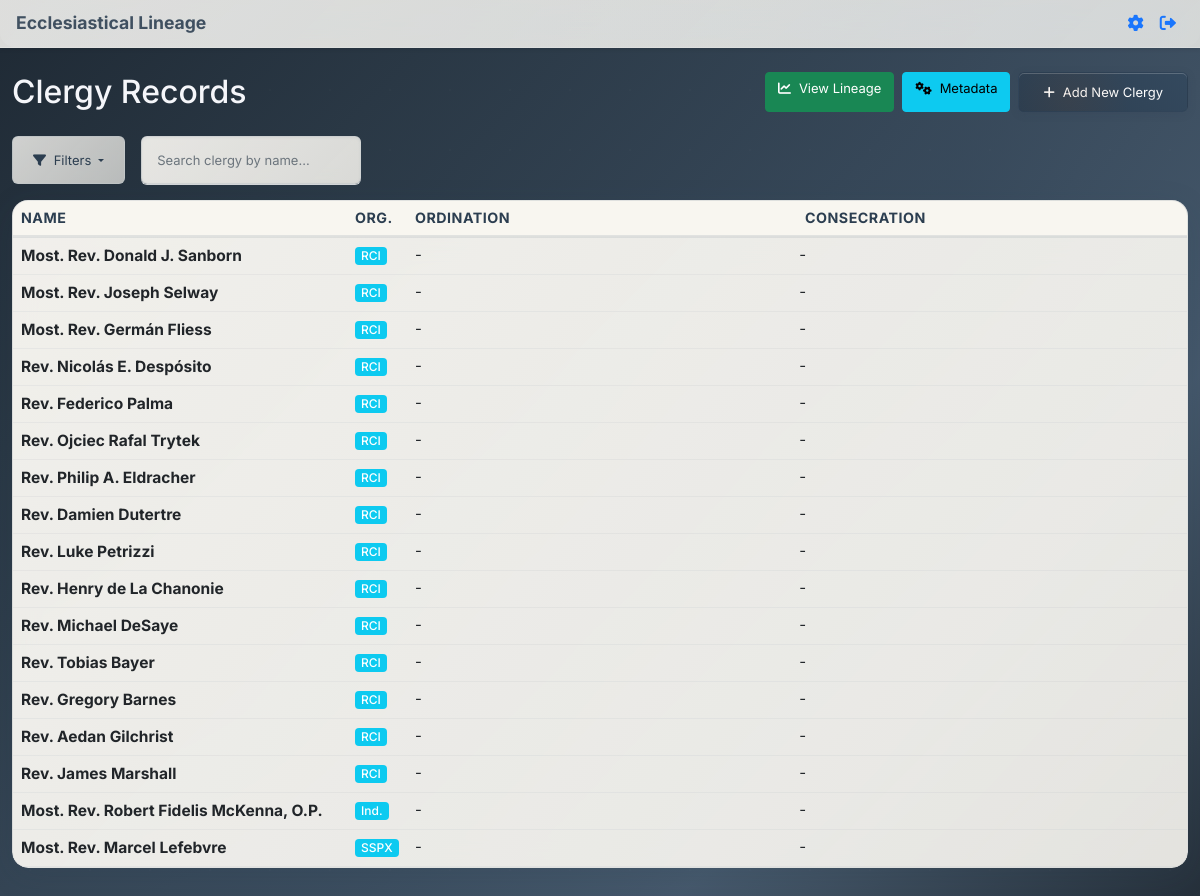
The page /clergy (signed in) on the database its author committed.
### app.py (models this page shows, shortened)
class Clergy(db.Model):
    id = db.Column(db.Integer, primary_key=True)
    name = db.Column(db.String(200), nullable=False)
    rank = db.Column(db.String(100), nullable=False)
    organization = db.Column(db.String(200))
    date_of_birth = db.Column(db.Date)
    date_of_ordination = db.Column(db.Date)
    ordaining_bishop_id = db.Column(db.Integer, db.ForeignKey('clergy.id'))
    date_of_consecration = db.Column(db.Date)
    consecrator_id = db.Column(db.Integer, db.ForeignKey('clergy.id'))
    co_consecrators = db.Column(db.Text)  # JSON array of clergy IDs
    date_of_death = db.Column(db.Date)
    notes = db.Column(db.Text)
    ordaining_bishop = db.relationship('Clergy', foreign_keys=[ordaining_bishop_id], remote_side=[id])
    consecrator = db.relationship('Clergy', foreign_keys=[consecrator_id], remote_side=[id])

class Organization(db.Model):
    id = db.Column(db.Integer, primary_key=True)
    name = db.Column(db.String(200), unique=True, nullable=False)
    abbreviation = db.Column(db.String(20), unique=True)  # Short code for the organization
    description = db.Column(db.Text)
    color = db.Column(db.String(7), nullable=False, default="#27ae60")
    created_at = db.Column(db.DateTime, default=datetime.utcnow)

### app.py (the view, shortened to what this page needs)
@app.route('/clergy')
def clergy_list():
    if 'user_id' not in session:
        flash('Please log in to access clergy records.', 'error')
        return redirect(url_for('login'))
    exclude_priests = request.args.get('exclude_priests') == '1'
    exclude_coconsecrators = request.args.get('exclude_coconsecrators') == '1'
    exclude_organizations = request.args.getlist('exclude_organizations')
    search = request.args.get('search', '').strip()
    query = Clergy.query
    if exclude_priests:
        query = query.filter(Clergy.rank != 'Priest')
    if exclude_organizations:
        query = query.filter(~Clergy.organization.in_(exclude_organizations))
    if search:
        query = query.filter(Clergy.name.ilike(f'%{search}%'))
    clergy_list = query.all()
    for clergy in clergy_list:
        if clergy.rank.lower() == 'bishop':
            clergy.display_name = f"Most. Rev. {clergy.name}"
        elif clergy.rank.lower() == 'priest':
            clergy.display_name = f"Rev. {clergy.name}"
        else:
            clergy.display_name = clergy.name
    organizations = Organization.query.order_by(Organization.name).all()
    org_abbreviation_map = {org.name: org.abbreviation for org in organizations}
    return render_template('clergy_list.html',
                         clergy_list=clergy_list,
                         org_abbreviation_map=org_abbreviation_map,
                         organizations=organizations,
                         exclude_priests=exclude_priests,
                         exclude_coconsecrators=exclude_coconsecrators,
                         exclude_organizations=exclude_organizations,
                         search=search)

### templates/clergy_list.html (shortened to what this page needs)
{% extends "base.html" %}
{% block full_content %}
    <div class="container mt-4">
    <div class="d-flex justify-content-between align-items-center mb-4">
        <h1 class="h2 mb-0">Clergy Records</h1>
        <div class="d-flex gap-2">
            <a href="{{ url_for('lineage_visualization') }}" class="btn btn-success">
                <i class="fas fa-chart-line me-2"></i>View Lineage
            </a>
            <a href="{{ url_for('metadata') }}" class="btn btn-info">
                <i class="fas fa-cogs me-2"></i>Metadata
            </a>
            <a href="{{ url_for('add_clergy') }}" class="btn btn-primary">
                <i class="fas fa-plus me-2"></i>Add New Clergy
            </a>
        </div>
    </div>
    <div class="mb-3 d-flex flex-wrap gap-2 align-items-center">
        <div class="dropdown">
            <button class="btn btn-outline-secondary dropdown-toggle filter-btn" type="button" id="filterDropdown" data-bs-toggle="dropdown" aria-expanded="false">
                <i class="fas fa-filter me-1"></i> Filters
            </button>
        </div>
        <form class="d-flex align-items-center ms-2 position-relative" id="searchForm" autocomplete="off" onsubmit="return false;">
            <input type="text" class="form-control search-input-wide" name="search" id="clergySearchInput" placeholder="Search clergy by name..." value="{{ search }}" autocomplete="off">
        </form>
    </div>
    {% if clergy_list %}
        <div class="sticky-table-outer-card">
            <table class="table mb-0 sticky-table sticky-table-header">
                <thead class="table-dark">
                    <tr>
                        <th class="table-header-small name-col">Name</th>
                        <th class="table-header-small org-col">Org.</th>
                        <th class="table-header-small">Ordination</th>
                        <th class="table-header-small">Consecration</th>
                    </tr>
                </thead>
            </table>
            <div class="sticky-table-container">
                <table class="table mb-0 sticky-table sticky-table-body">
                    <tbody id="clergyTableBody">
                        {% for clergy in clergy_list %}
                        <tr>
                            <td class="name-col">
                                <strong>{{ clergy.display_name }}</strong>
                            </td>
                            <td class="org-col">
                                {% if clergy.organization %}
                                    {% if org_abbreviation_map.get(clergy.organization) %}
                                        <span class="badge bg-info">{{ org_abbreviation_map.get(clergy.organization) }}</span>
                                    {% else %}
                                        {{ clergy.organization }}
                                    {% endif %}
                                {% else %}
                                    -
                                {% endif %}
                            </td>
                            <td>{{ clergy.date_of_ordination.strftime('%Y-%m-%d') if clergy.date_of_ordination else '-' }}</td>
                            <td>{{ clergy.date_of_consecration.strftime('%Y-%m-%d') if clergy.date_of_consecration else '-' }}</td>
                            <td>
                            </td>
                        </tr>
                        {% endfor %}
                    </tbody>
                </table>
            </div>
        </div>
    {% endif %}
    </div>
{% endblock %}

### templates/base.html (shortened to what this page needs)
<!DOCTYPE html>
<html lang="en">
<head>
    <link href="https://cdn.jsdelivr.net/npm/bootstrap@5.1.3/dist/css/bootstrap.min.css" rel="stylesheet">
    <link href="https://cdnjs.cloudflare.com/ajax/libs/font-awesome/6.0.0/css/all.min.css" rel="stylesheet">
    <link href="{{ url_for('static', filename='css/main.css') }}" rel="stylesheet">
</head>
<body>
    {% include 'navbar.html' %}
    {% block full_content %}{% endblock %}
</body>
</html>

### templates/navbar.html (shortened to what this page needs)
<nav class="navbar navbar-expand-lg navbar-light bg-light shadow-sm" style="position:fixed; top:0; left:0; width:100vw; z-index:1050; height:48px; min-height:48px;">
  <div class="container-fluid px-3">
    <a class="navbar-brand py-0" href="/" style="font-size:1.1rem;">Ecclesiastical Lineage</a>
    <div class="d-flex align-items-center ms-auto">
      {% if session.get('is_admin') %}
        <a class="nav-link px-2" href="{{ url_for('settings') }}" title="Settings">
        </a>
      {% endif %}
      {% if session.get('user_id') %}
        <a class="nav-link px-2" href="#" title="Logout" hx-get="{{ url_for('logout') }}" hx-target="body" hx-push-url="true">
        </a>
      {% else %}
        <a class="nav-link px-2" href="{{ url_for('login') }}" title="Login">
          <i class="fas fa-sign-in-alt fa-lg"></i>
        </a>
      {% endif %}
    </div>
  </div>
</nav>
<div style="height:48px;"></div>

### rows shown on the page
Clergy: display_name "Most. Rev. Donald J. Sanborn", get "RCI", date_of_ordination "-", date_of_consecration "-"
Clergy: display_name "Most. Rev. Joseph Selway", get "RCI", date_of_ordination "-", date_of_consecration "-"
Clergy: display_name "Most. Rev. Germán Fliess", get "RCI", date_of_ordination "-", date_of_consecration "-"
Clergy: display_name "Rev. Nicolás E. Despósito", get "RCI", date_of_ordination "-", date_of_consecration "-"
Clergy: display_name "Rev. Federico Palma", get "RCI", date_of_ordination "-", date_of_consecration "-"
Clergy: display_name "Rev. Ojciec Rafal Trytek", get "RCI", date_of_ordination "-", date_of_consecration "-"
Clergy: display_name "Rev. Philip A. Eldracher", get "RCI", date_of_ordination "-", date_of_consecration "-"
Clergy: display_name "Rev. Damien Dutertre", get "RCI", date_of_ordination "-", date_of_consecration "-"
Clergy: display_name "Rev. Luke Petrizzi", get "RCI", date_of_ordination "-", date_of_consecration "-"
Clergy: display_name "Rev. Henry de La Chanonie", get "RCI", date_of_ordination "-", date_of_consecration "-"
Clergy: display_name "Rev. Michael DeSaye", get "RCI", date_of_ordination "-", date_of_consecration "-"
Clergy: display_name "Rev. Tobias Bayer", get "RCI", date_of_ordination "-", date_of_consecration "-"
Clergy: display_name "Rev. Gregory Barnes", get "RCI", date_of_ordination "-", date_of_consecration "-"
Clergy: display_name "Rev. Aedan Gilchrist", get "RCI", date_of_ordination "-", date_of_consecration "-"
Clergy: display_name "Rev. James Marshall", get "RCI", date_of_ordination "-", date_of_consecration "-"
Clergy: display_name "Most. Rev. Robert Fidelis McKenna, O.P.", get "Ind.", date_of_ordination "-", date_of_consecration "-"
Clergy: display_name "Most. Rev. Marcel Lefebvre", get "SSPX", date_of_ordination "-", date_of_consecration "-"
